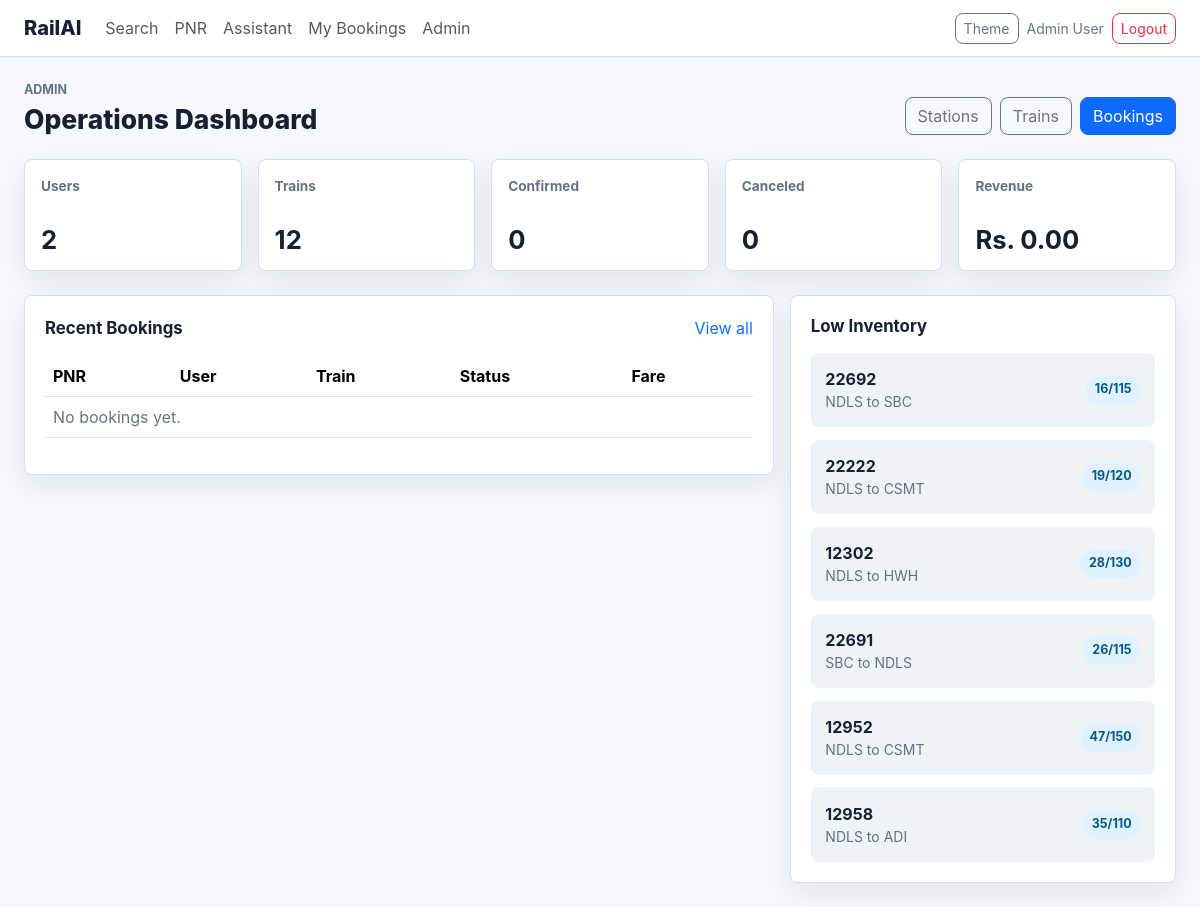
The page /admin (signed in) on the database its author committed.
### app/models.py (models this page shows, shortened)
class User(UserMixin, db.Model):
    __tablename__ = "users"
    id = db.Column(db.Integer, primary_key=True)
    name = db.Column(db.String(120), nullable=False)
    email = db.Column(db.String(255), unique=True, nullable=False, index=True)
    password_hash = db.Column(db.String(255), nullable=False)
    role = db.Column(db.String(30), nullable=False, default="user")
    created_at = db.Column(db.DateTime(timezone=True), default=utcnow, nullable=False)
    bookings = db.relationship("Booking", back_populates="user", cascade="all, delete-orphan")
    @property
    def is_admin(self):
        return self.role == "admin"

class Train(db.Model):
    __tablename__ = "trains"
    id = db.Column(db.Integer, primary_key=True)
    number = db.Column(db.String(20), unique=True, nullable=False, index=True)
    name = db.Column(db.String(160), nullable=False)
    source_station_id = db.Column(db.Integer, db.ForeignKey("stations.id"), nullable=False)
    destination_station_id = db.Column(db.Integer, db.ForeignKey("stations.id"), nullable=False)
    departure_time = db.Column(db.Time, nullable=False)
    arrival_time = db.Column(db.Time, nullable=False)
    duration_minutes = db.Column(db.Integer, nullable=False)
    fare = db.Column(db.Numeric(10, 2), nullable=False)
    seats_total = db.Column(db.Integer, nullable=False, default=120)
    seats_available = db.Column(db.Integer, nullable=False, default=120)
    runs_on = db.Column(db.String(80), nullable=False, default="Daily")
    status = db.Column(db.String(30), nullable=False, default="ACTIVE")
    created_at = db.Column(db.DateTime(timezone=True), default=utcnow, nullable=False)
    source_station = db.relationship(
        "Station",
        foreign_keys=[source_station_id],
        back_populates="departures",
    )
    destination_station = db.relationship(
        "Station",
        foreign_keys=[destination_station_id],
        back_populates="arrivals",
    )
    bookings = db.relationship("Booking", back_populates="train")
    availability_snapshots = db.relationship("AvailabilitySnapshot", back_populates="train")

class Station(db.Model):
    __tablename__ = "stations"
    id = db.Column(db.Integer, primary_key=True)
    code = db.Column(db.String(12), unique=True, nullable=False, index=True)
    name = db.Column(db.String(120), nullable=False)
    city = db.Column(db.String(120), nullable=False)
    departures = db.relationship(
        "Train",
        foreign_keys="Train.source_station_id",
        back_populates="source_station",
    )
    arrivals = db.relationship(
        "Train",
        foreign_keys="Train.destination_station_id",
        back_populates="destination_station",
    )

### app/routes.py (the view)
@main_bp.route("/admin")
@admin_required
def admin_dashboard():
    revenue = (
        db.session.query(func.coalesce(func.sum(Payment.amount), 0))
        .filter(Payment.status == "PAID")
        .scalar()
    )
    stats = {
        "users": User.query.count(),
        "trains": Train.query.count(),
        "confirmed": Booking.query.filter_by(status="CONFIRMED").count(),
        "canceled": Booking.query.filter_by(status="CANCELED").count(),
        "revenue": revenue,
    }
    recent_bookings = Booking.query.order_by(Booking.created_at.desc()).limit(6).all()
    low_inventory = (
        Train.query.filter(Train.status == "ACTIVE")
        .order_by((Train.seats_available * 1.0 / Train.seats_total).asc())
        .limit(6)
        .all()
    )
    return render_template(
        "admin/dashboard.html",
        stats=stats,
        recent_bookings=recent_bookings,
        low_inventory=low_inventory,
    )

### app/__init__.py (called while the page is built)
def create_app(config_class=Config):
    app = Flask(__name__, instance_relative_config=True)
    app.config.from_object(config_class)
    os.makedirs(app.instance_path, exist_ok=True)
    os.makedirs(app.config["TICKET_FOLDER"], exist_ok=True)
    db.init_app(app)
    login_manager.init_app(app)
    @login_manager.user_loader
    def load_user(user_id):
        return db.session.get(User, int(user_id))
    from .routes import main_bp
    app.register_blueprint(main_bp)
    @app.cli.command("init-db")
    def init_db_command():
        from .seed import init_db
        init_db(reset=True)
        print("Initialized database with sample stations, trains, and demo users.")
    if app.config.get("AUTO_INIT_DB"):
        with app.app_context():
            from .seed import init_db
            init_db(reset=False)
    return app

### app/routes.py (called while the page is built)
@main_bp.app_template_filter("currency")
def currency(value):
    return f"Rs. {float(value or 0):,.2f}"

@main_bp.app_context_processor
def inject_common_values():
    return {"today_iso": date.today().isoformat()}

def admin_required(view):
    @wraps(view)
    @login_required
    def wrapped(*args, **kwargs):
        if not current_user.is_admin:
            flash("Admin access is required for that page.", "danger")
            return redirect(url_for("main.index"))
        return view(*args, **kwargs)
    return wrapped

### app/templates/admin/dashboard.html (shortened to what this page needs)
{% extends "base.html" %}
{% block content %}
<section class="container-fluid px-3 px-lg-4 py-4">
    <div class="page-header">
        <div>
            <p class="eyebrow">Admin</p>
            <h1>Operations Dashboard</h1>
        </div>
        <div class="header-actions">
            <a class="btn btn-outline-secondary" href="{{ url_for('main.admin_stations') }}">Stations</a>
            <a class="btn btn-outline-secondary" href="{{ url_for('main.admin_trains') }}">Trains</a>
            <a class="btn btn-primary" href="{{ url_for('main.admin_bookings') }}">Bookings</a>
        </div>
    </div>
    <section class="metric-grid mt-4">
        <div class="metric-card"><span>Users</span><strong>{{ stats.users }}</strong></div>
        <div class="metric-card"><span>Trains</span><strong>{{ stats.trains }}</strong></div>
        <div class="metric-card"><span>Confirmed</span><strong>{{ stats.confirmed }}</strong></div>
        <div class="metric-card"><span>Canceled</span><strong>{{ stats.canceled }}</strong></div>
        <div class="metric-card"><span>Revenue</span><strong>{{ stats.revenue|currency }}</strong></div>
    </section>
    <div class="layout-grid mt-4">
        <section class="surface">
            <div class="section-title">
                <h2>Recent Bookings</h2>
                <a href="{{ url_for('main.admin_bookings') }}">View all</a>
            </div>
            <div class="table-responsive">
                <table class="table align-middle">
                    <thead>
                        <tr>
                            <th>PNR</th>
                            <th>User</th>
                            <th>Train</th>
                            <th>Status</th>
                            <th>Fare</th>
                        </tr>
                    </thead>
                    <tbody>
                        {% for booking in recent_bookings %}
                            <tr>
                                <td>{{ booking.pnr }}</td>
                                <td>{{ booking.user.name }}</td>
                                <td>{{ booking.train.number }}</td>
                                <td><span class="status status-{{ booking.status|lower }}">{{ booking.status }}</span></td>
                                <td>{{ booking.total_fare|currency }}</td>
                            </tr>
                        {% else %}
                            <tr><td colspan="5" class="text-secondary">No bookings yet.</td></tr>
                        {% endfor %}
                    </tbody>
                </table>
            </div>
        </section>
        <aside class="surface">
            <h2>Low Inventory</h2>
            <div class="stack-list">
                {% for train in low_inventory %}
                    <a class="list-row" href="{{ url_for('main.admin_trains') }}">
                        <span>
                            <strong>{{ train.number }}</strong>
                            <small>{{ train.source_station.code }} to {{ train.destination_station.code }}</small>
                        </span>
                        <span class="availability-pill">{{ train.seats_available }}/{{ train.seats_total }}</span>
                    </a>
                {% endfor %}
            </div>
        </aside>
    </div>
</section>
{% endblock %}

### app/templates/base.html (shortened to what this page needs)
<!doctype html>
<html lang="en">
<head>
    <link href="https://cdn.jsdelivr.net/npm/bootstrap@5.3.3/dist/css/bootstrap.min.css" rel="stylesheet">
    <link rel="stylesheet" href="{{ url_for('static', filename='css/styles.css') }}">
</head>
<body>
    <nav class="navbar navbar-expand-lg app-nav">
        <div class="container-fluid px-3 px-lg-4">
            <a class="navbar-brand" href="{{ url_for('main.index') }}">RailAI</a>
            <div class="collapse navbar-collapse" id="mainNav">
                <ul class="navbar-nav me-auto mb-2 mb-lg-0">
                    <li class="nav-item"><a class="nav-link" href="{{ url_for('main.search') }}">Search</a></li>
                    <li class="nav-item"><a class="nav-link" href="{{ url_for('main.pnr_status') }}">PNR</a></li>
                    <li class="nav-item"><a class="nav-link" href="{{ url_for('main.chat') }}">Assistant</a></li>
                    {% if current_user.is_authenticated %}
                        <li class="nav-item"><a class="nav-link" href="{{ url_for('main.bookings') }}">My Bookings</a></li>
                        {% if current_user.is_admin %}
                            <li class="nav-item"><a class="nav-link" href="{{ url_for('main.admin_dashboard') }}">Admin</a></li>
                        {% endif %}
                    {% endif %}
                </ul>
                <div class="d-flex align-items-center gap-2">
                    <button class="btn btn-sm btn-outline-secondary" id="themeToggle" type="button">Theme</button>
                    {% if current_user.is_authenticated %}
                        <span class="small text-secondary d-none d-lg-inline">{{ current_user.name }}</span>
                        <a class="btn btn-sm btn-outline-danger" href="{{ url_for('main.logout') }}">Logout</a>
                    {% else %}
                        <a class="btn btn-sm btn-outline-primary" href="{{ url_for('main.login') }}">Login</a>
                        <a class="btn btn-sm btn-primary" href="{{ url_for('main.register') }}">Register</a>
                    {% endif %}
                </div>
            </div>
        </div>
    </nav>
    <main class="app-shell">
        {% block content %}{% endblock %}
    </main>
</body>
</html>

### app/static/css/styles.css (style rules this page uses)
:root { --app-bg: #f6f8fb; --app-surface: #ffffff; --app-surface-alt: #eef4f6; --app-border: #d9e1e8; --app-text: #172033; --app-muted: #667085; --app-primary: #0f6bff; --app-primary-dark: #0a4fbd; --app-green: #15803d; --app-amber: #b45309; --app-red: #b42318; --app-radius: 8px; --app-shadow: 0 10px 30px rgba(15, 23, 42, 0.08); }
body { min-height: 100vh; background: var(--app-bg); color: var(--app-text); font-family: Inter, ui-sans-serif, system-ui, -apple-system, BlinkMacSystemFont, "Segoe UI", sans-serif; }
a { text-decoration: none; }
h1, h2, h3, p { overflow-wrap: anywhere; }
.app-nav { position: sticky; top: 0; z-index: 20; background: var(--app-surface); border-bottom: 1px solid var(--app-border); }
.navbar-brand { color: var(--app-text); font-weight: 800; }
.app-shell { min-height: calc(100vh - 58px); }
.page-header { display: flex; align-items: flex-end; justify-content: space-between; gap: 1rem; }
.page-header h1 { margin: 0; font-size: clamp(1.65rem, 2vw, 2.15rem); font-weight: 800; }
.eyebrow { margin: 0 0 0.25rem; color: var(--app-muted); font-size: 0.78rem; font-weight: 700; text-transform: uppercase; }
.header-actions { display: flex; flex-wrap: wrap; gap: 0.5rem; justify-content: flex-end; }
.surface, .metric-card, .result-card { background: var(--app-surface); border: 1px solid var(--app-border); border-radius: var(--app-radius); box-shadow: var(--app-shadow); }
.surface { padding: 1.25rem; }
.surface h2 { margin: 0 0 1rem; font-size: 1.05rem; font-weight: 750; }
.layout-grid { display: grid; grid-template-columns: minmax(0, 1.65fr) minmax(300px, 0.85fr); gap: 1rem; align-items: start; }
.section-title { display: flex; align-items: center; justify-content: space-between; gap: 1rem; margin-bottom: 1rem; }
.section-title h2 { margin: 0; }
.stack-list, .stack-form { display: grid; gap: 0.8rem; }
.list-row { display: flex; align-items: center; justify-content: space-between; gap: 1rem; padding: 0.85rem; color: var(--app-text); background: var(--app-surface-alt); border: 1px solid transparent; border-radius: var(--app-radius); }
.list-row span { min-width: 0; }
.list-row strong, .list-row small { display: block; }
.list-row small, .route-line, .result-footer p, .summary-list dt, .timeline span { color: var(--app-muted); }
.availability-pill, .status { display: inline-flex; align-items: center; justify-content: center; min-height: 1.75rem; padding: 0.2rem 0.55rem; border-radius: 999px; font-size: 0.78rem; font-weight: 750; white-space: nowrap; }
.availability-pill { color: #075985; background: #e0f2fe; }
.metric-grid { display: grid; grid-template-columns: repeat(5, minmax(150px, 1fr)); gap: 1rem; }
.metric-card { min-height: 112px; padding: 1rem; display: grid; align-content: space-between; }
.metric-card span { color: var(--app-muted); font-size: 0.85rem; font-weight: 700; }
.metric-card strong { font-size: 1.6rem; line-height: 1.15; }
.btn-primary { --bs-btn-bg: var(--app-primary); --bs-btn-border-color: var(--app-primary); --bs-btn-hover-bg: var(--app-primary-dark); --bs-btn-hover-border-color: var(--app-primary-dark); }
.form-control, .form-select, .btn { border-radius: var(--app-radius); }

### rows shown on the page
User: name "Admin User"
Train: number "22692", source_station.code "NDLS", destination_station.code "SBC", seats_available "16", seats_total "115"
Train: number "22222", source_station.code "NDLS", destination_station.code "CSMT", seats_available "19", seats_total "120"
Train: number "12302", source_station.code "NDLS", destination_station.code "HWH", seats_available "28", seats_total "130"
Train: number "22691", source_station.code "SBC", destination_station.code "NDLS", seats_available "26", seats_total "115"
Train: number "12952", source_station.code "NDLS", destination_station.code "CSMT", seats_available "47", seats_total "150"
Train: number "12958", source_station.code "NDLS", destination_station.code "ADI", seats_available "35", seats_total "110"

### other values the page prints
{{ stats.users }} "2"
{{ stats.trains }} "12"
{{ stats.confirmed }} "0"
{{ stats.canceled }} "0"
{{ stats.revenue|currency }} "Rs. 0.00"
